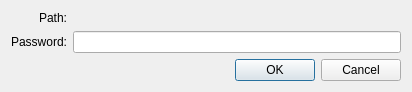
<?xml version="1.0" encoding="UTF-8"?>
<ui version="4.0">
 <class>Qnx::Internal::BlackBerryImportCertificateDialog</class>
 <widget class="QDialog" name="Qnx::Internal::BlackBerryImportCertificateDialog">
  <property name="geometry">
   <rect>
    <x>0</x>
    <y>0</y>
    <width>412</width>
    <height>88</height>
   </rect>
  </property>
  <property name="windowTitle">
   <string>Import certificate</string>
  </property>
  <layout class="QVBoxLayout" name="verticalLayout">
   <item>
    <layout class="QGridLayout" name="gridLayout">
     <item row="0" column="0">
      <widget class="QLabel" name="label">
       <property name="text">
        <string>Path:</string>
       </property>
       <property name="alignment">
        <set>Qt::AlignRight|Qt::AlignTrailing|Qt::AlignVCenter</set>
       </property>
      </widget>
     </item>
     <item row="0" column="1">
      <widget class="Utils::PathChooser" name="certPath" native="true"/>
     </item>
     <item row="1" column="0">
      <widget class="QLabel" name="label_2">
       <property name="text">
        <string>Password:</string>
       </property>
       <property name="alignment">
        <set>Qt::AlignRight|Qt::AlignTrailing|Qt::AlignVCenter</set>
       </property>
      </widget>
     </item>
     <item row="1" column="1">
      <widget class="QLineEdit" name="certPass">
       <property name="echoMode">
        <enum>QLineEdit::Password</enum>
       </property>
      </widget>
     </item>
    </layout>
   </item>
   <item>
    <widget class="QDialogButtonBox" name="buttonBox">
     <property name="standardButtons">
      <set>QDialogButtonBox::Cancel|QDialogButtonBox::Ok</set>
     </property>
    </widget>
   </item>
  </layout>
 </widget>
 <customwidgets>
  <customwidget>
   <class>Utils::PathChooser</class>
   <extends>QWidget</extends>
   <header location="global">utils/pathchooser.h</header>
   <container>1</container>
  </customwidget>
 </customwidgets>
 <resources/>
 <connections/>
</ui>
